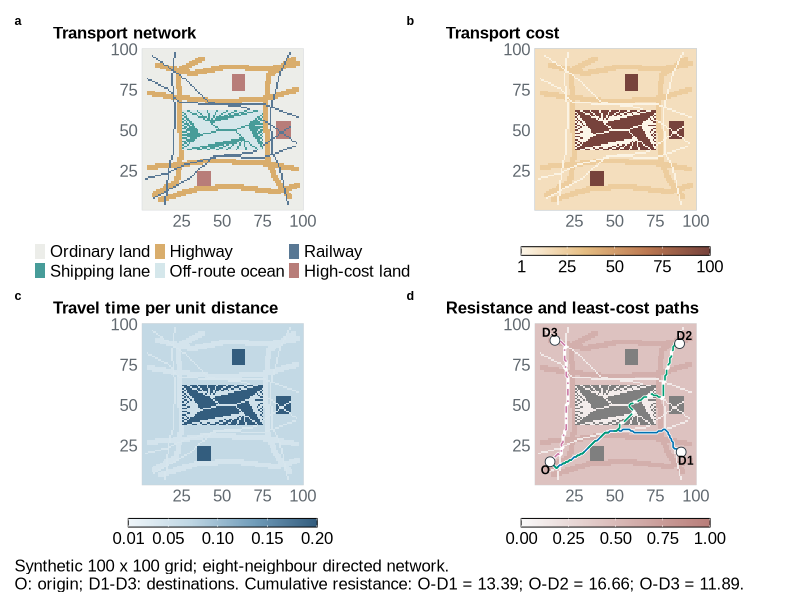

This chart was generated by the following R code:

library(igraph)
library(ggplot2)
library(patchwork)

out_dir <- "~/Desktop/Code availability/Demo"
dir.create(out_dir, showWarnings = FALSE, recursive = TRUE)

# Network setup
set.seed(20261010)
n <- 100L
cells <- expand.grid(x = seq_len(n), y = seq_len(n))
cells$id <- seq_len(nrow(cells))
id_at <- function(x, y) as.integer(x + (y - 1L) * n)

in_sea <- with(cells, x >= 26 & x <= 75 & y >= 38 & y <= 62)
cells$type <- ifelse(in_sea, "Off-route ocean", "Ordinary land")

polyline_ids <- function(waypoints) {
  selected <- integer()
  for (k in seq_len(nrow(waypoints) - 1L)) {
    a <- waypoints[k, ]
    b <- waypoints[k + 1L, ]
    ns <- max(abs(b - a)) + 1L
    xx <- round(seq(a[1], b[1], length.out = ns))
    yy <- round(seq(a[2], b[2], length.out = ns))
    valid <- xx >= 1 & xx <= n & yy >= 1 & yy <= n
    selected <- c(selected, id_at(xx[valid], yy[valid]))
  }
  unique(selected)
}

paint <- function(points, type, only_sea = FALSE, only_land = FALSE, width = 0L) {
  idx <- polyline_ids(matrix(unlist(points), ncol = 2, byrow = TRUE))
  
  if (width > 0L) {
    xy <- cells[idx, c("x", "y")]
    offsets <- expand.grid(dx = -width:width, dy = -width:width)
    idx <- unique(unlist(lapply(seq_len(nrow(offsets)), function(j) {
      x <- xy$x + offsets$dx[j]
      y <- xy$y + offsets$dy[j]
      ok <- x >= 1 & x <= n & y >= 1 & y <= n
      id_at(x[ok], y[ok])
    })))
  }
  
  if (only_sea) idx <- idx[in_sea[idx]]
  if (only_land) idx <- idx[!in_sea[idx]]
  cells$type[idx] <<- type
  invisible(idx)
}

# Transport corridors
highways <- list(
  list(c(8, 10), c(22, 18), c(25, 35), c(24, 65), c(23, 87), c(38, 94)),
  list(c(92, 9), c(83, 20), c(78, 34), c(77, 65), c(79, 84), c(94, 94)),
  list(c(5, 27), c(25, 29), c(42, 31), c(74, 30), c(96, 26)),
  list(c(5, 73), c(23, 70), c(47, 68), c(75, 69), c(96, 75)),
  list(c(12, 7), c(35, 14), c(58, 15), c(84, 12), c(97, 16)),
  list(c(10, 90), c(32, 85), c(52, 89), c(80, 88), c(97, 91))
)

for (p in highways) {
  paint(p, "Highway", only_land = TRUE, width = 1L)
}

railways <- list(
  list(c(3, 20), c(18, 24), c(25, 28), c(48, 34), c(75, 33), c(95, 40)),
  list(c(4, 82), c(17, 75), c(24, 67), c(47, 66), c(76, 66), c(97, 58)),
  list(c(15, 4), c(17, 25), c(20, 37), c(21, 63), c(19, 82), c(21, 98)),
  list(c(91, 4), c(86, 26), c(81, 37), c(80, 63), c(86, 85), c(92, 98)),
  list(c(8, 8), c(31, 21), c(45, 34), c(69, 36), c(92, 52)),
  list(c(7, 96), c(28, 81), c(42, 67), c(65, 64), c(96, 42))
)

for (p in railways) {
  paint(p, "Railway", only_land = TRUE)
}

shipping_routes <- vector("list", 20L)
shipping_cells <- vector("list", 20L)

west_y <- c(39, 41, 43, 45, 47, 49, 51, 53, 55, 57, 59, 61)
east_y <- c(60, 58, 56, 54, 52, 50, 48, 46, 44, 42, 40, 39)

for (k in 1:12) {
  p <- list(
    c(26, west_y[k]), c(37, 47), c(49, 50),
    c(58, 50), c(66, 53), c(75, east_y[k])
  )
  shipping_routes[[k]] <- p
  shipping_cells[[k]] <- paint(p, "Shipping lane", only_sea = TRUE)
}

north_x <- c(29, 35, 41, 47, 53, 59, 65, 72)
south_x <- c(72, 65, 59, 53, 47, 41, 35, 29)

for (k in 1:8) {
  p <- list(
    c(north_x[k], 62), c(43, 55), c(49, 50),
    c(58, 50), c(63, 45), c(south_x[k], 38)
  )
  shipping_routes[[12 + k]] <- p
  shipping_cells[[12 + k]] <- paint(p, "Shipping lane", only_sea = TRUE)
}

land_obstacles <- list(
  c(35, 15, 43, 24),
  c(57, 75, 64, 84),
  c(84, 45, 92, 55)
)

for (a in land_obstacles) {
  idx <- which(
    !in_sea &
      cells$x >= a[1] & cells$x <= a[3] &
      cells$y >= a[2] & cells$y <= a[4] &
      cells$type == "Ordinary land"
  )
  cells$type[idx] <- "Penalty land"
}

# Transport parameters
speed_by_type <- c(
  "Ordinary land" = 15,
  "Highway" = 22,
  "Railway" = 24,
  "Shipping lane" = 19,
  "Off-route ocean" = 5,
  "Penalty land" = 5
)

cells$speed <- unname(speed_by_type[cells$type])

cells$cost <- ifelse(cells$speed == 24, 3,
                     ifelse(cells$speed >= 20, 25,
                            ifelse(cells$speed == 5, 100,
                                   ifelse(cells$speed == 19, 1, cells$speed))))

cell_values <- cells$speed
cost_values <- cells$cost

cells$times <- 1 / cell_values
cells$resistance <- 0.5 * ((cells$times - 1/100) / (1/5 - 1/100)) +
  0.5 * ((cost_values - 1) / (25 - 1))

# Resistance and network graph
neighbor_deltas <- expand.grid(dx = -1:1, dy = -1:1)
neighbor_deltas <- subset(neighbor_deltas, dx != 0 | dy != 0)

neighbors <- do.call(rbind, lapply(seq_len(nrow(neighbor_deltas)), function(k) {
  xx <- cells$x + neighbor_deltas$dx[k]
  yy <- cells$y + neighbor_deltas$dy[k]
  keep <- xx >= 1 & xx <= n & yy >= 1 & yy <= n
  cbind(cells$id[keep], id_at(xx[keep], yy[keep]))
}))

adj_matrix <- Matrix::sparseMatrix(
  i = neighbors[, 1],
  j = neighbors[, 2],
  x = rep(1, nrow(neighbors)),
  dims = c(nrow(cells), nrow(cells))
)

distances <- rep(1, nrow(neighbors))
times <- distances / cell_values[neighbors[, 1]]
distances_cost <- rep(1, nrow(neighbors))
costs <- distances_cost * cost_values[neighbors[, 1]]

normalized_time <- (times - 1/100) / (1/5 - 1/100)
normalized_cost <- (costs - 1) / (25 - 1)
weight_result <- 0.5 * normalized_time + 0.5 * normalized_cost

adj_matrix[cbind(neighbors[, 1], neighbors[, 2])] <- weight_result
g <- graph_from_adjacency_matrix(adj_matrix, mode = "directed", weighted = TRUE)

stopifnot(
  vcount(g) == nrow(cells),
  ecount(g) == nrow(neighbors),
  max(abs(weight_result - cells$resistance[neighbors[, 1]])) < 1e-12
)

# Shortest paths
origin <- id_at(10, 15)

destinations <- c(
  D1 = id_at(91, 21),
  D2 = id_at(90, 88),
  D3 = id_at(13, 90)
)

route_colors <- c(
  D1 = "#0072B2",
  D2 = "#009E73",
  D3 = "#CC79A7"
)

route_paths <- list()
results <- list()

for (nm in names(destinations)) {
  dest <- destinations[[nm]]
  
  path_v <- shortest_paths(
    g, from = origin, to = dest,
    weights = E(g)$weight, mode = "out"
  )$vpath[[1]]
  
  path_ids <- as.integer(as_ids(path_v))
  
  calculated <- as.numeric(igraph::distances(
    g, v = origin, to = dest,
    weights = E(g)$weight, mode = "out"
  ))
  
  summed <- sum(cells$resistance[head(path_ids, -1L)])
  stopifnot(isTRUE(all.equal(calculated, summed, tolerance = 1e-9)))
  
  route_paths[[nm]] <- transform(
    cells[path_ids, c("x", "y", "type", "resistance")],
    route = nm,
    path_order = seq_along(path_ids)
  )
  
  results[[nm]] <- data.frame(
    route = nm,
    origin = origin,
    destination = dest,
    number_of_cells = length(path_ids),
    cumulative_resistance = calculated,
    manually_summed_resistance = summed,
    check_absolute_error = abs(calculated - summed),
    ocean_route_cells = sum(cells$type[path_ids] == "Shipping lane"),
    penalty_cells = sum(cells$cost[path_ids] == 100)
  )
}

result_table <- do.call(rbind, results)
path_table <- do.call(rbind, route_paths)

# Numerical checks
test_cost <- c(1, 3, 15, 25, 100)
test_cost_r <- 0.5 * ((1/19 - 1/100) / (1/5 - 1/100)) +
  0.5 * ((test_cost - 1) / (25 - 1))

test_times <- c(1/100, 1/24, 1/19, 1/15, 1/5)
test_time_r <- 0.5 * ((test_times - 1/100) / (1/5 - 1/100)) +
  0.5 * ((15 - 1) / (25 - 1))

stopifnot(
  all(diff(test_cost_r) > 0),
  all(diff(test_time_r) > 0)
)

# Data exports
write.csv(cells, file.path(out_dir, "grid_speed_cost_resistance.csv"), row.names = FALSE)
write.csv(result_table, file.path(out_dir, "route_validation.csv"), row.names = FALSE)
write.csv(path_table, file.path(out_dir, "three_shortest_paths.csv"), row.names = FALSE)

write.csv(
  data.frame(
    shipping_route = rep(seq_along(shipping_cells), lengths(shipping_cells)),
    cell_id = unlist(shipping_cells)
  ),
  file.path(out_dir, "twenty_shipping_routes.csv"),
  row.names = FALSE
)

# Figure contract: synthetic network demonstration, not empirical geography.
# Four matched maps link transport classes to cost, time and least-cost routes.
# All 10,000 cells and all three paths are retained; no display clipping.
# R-only exports: 183 x 190 mm, editable PDF/SVG and 600 dpi PNG.
# Figure panels
cells$travel_time <- 1 / cells$speed
locations <- data.frame(
  x = c(10, 91, 90, 13), y = c(15, 21, 88, 90),
  label = c("O", "D1", "D2", "D3"),
  label_x = c(7, 94, 93, 10), label_y = c(10, 16, 93, 95)
)
class_order <- c("Ordinary land", "Highway", "Railway",
                 "Shipping lane", "Off-route ocean", "Penalty land")
category_colors <- c("Ordinary land" = "#ECEDE9", "Highway" = "#D9AD6C",
                     "Railway" = "#597894", "Shipping lane" = "#479C99",
                     "Off-route ocean" = "#D5E7EB", "Penalty land" = "#B87D79")
category_labels <- c("Ordinary land", "Highway", "Railway", "Shipping lane",
                     "Off-route ocean", "High-cost land")
base_theme <- theme_minimal(base_size = 7, base_family = "Arial") +
  theme(
    panel.grid = element_blank(), axis.title = element_blank(),
    axis.text = element_text(size = 12, colour = "#616970"),
    axis.ticks = element_blank(),
    panel.border = element_rect(fill = NA, colour = "#CBD0D3", linewidth = 0.25),
    plot.title = element_text(size = 12, face = "bold", colour = "black",
                              margin = margin(b = 5)),
    plot.tag = element_text(size = 9, face = "bold"),
    legend.position = "bottom", legend.title = element_blank(),
    legend.text = element_text(size = 12),
    legend.key.size = grid::unit(2.5, "mm"),
    legend.spacing.x = grid::unit(1, "mm"),
    legend.margin = margin(t = 3),
    plot.margin = margin(5, 5, 3, 5)
  )
coord_map <- coord_fixed(xlim = c(0.5, 100.5), ylim = c(0.5, 100.5), expand = FALSE)
map_base <- function(title) {
  ggplot(cells, aes(x, y)) + coord_map +
    scale_x_continuous(breaks = c(25, 50, 75, 100)) +
    scale_y_continuous(breaks = c(25, 50, 75, 100)) +
    labs(title = title) + base_theme
}
bar_guide <- function() guide_colourbar(
  direction = "horizontal", barwidth = grid::unit(48, "mm"),
  barheight = grid::unit(2.2, "mm"),
  ticks.colour = "#FFFFFF", frame.colour = "black"
)
p_a <- map_base("Transport network") +
  geom_raster(aes(fill = factor(type, levels = class_order))) +
  scale_fill_manual(values = category_colors, breaks = class_order,
                    labels = category_labels) +
  guides(fill = guide_legend(nrow = 2, byrow = TRUE))
p_b <- map_base("Transport cost") +
  geom_raster(aes(fill = cost)) +
  scale_fill_gradientn(
    colours = c("#FCF6E9", "#E5BE83", "#BC7952", "#77433C"),
    limits = c(1, 100), breaks = c(1, 25, 50, 75, 100), guide = bar_guide()
  )
p_c <- map_base("Travel time per unit distance") +
  geom_raster(aes(fill = travel_time)) +
  scale_fill_gradientn(
    colours = c("#F0F6FA", "#BED6E3", "#719DBA", "#335D7E"),
    limits = c(0.01, 0.2), breaks = c(0.01, 0.05, 0.10, 0.15, 0.20),
    labels = c("0.01", "0.05", "0.10", "0.15", "0.20"), guide = bar_guide()
  )
# White route halos separate paths from the complete resistance field.
p_d <- map_base("Resistance and least-cost paths") +
  geom_raster(aes(fill = resistance)) +
  scale_fill_gradientn(
    colours = c("#FAFAFA", "#E4D0CE", "#CEA6A3", "#B87D79"),
    limits = c(0, 1), breaks = c(0, 0.25, 0.5, 0.75, 1),
    guide = bar_guide()
  ) +
  geom_path(data = path_table, aes(x, y, group = route),
            inherit.aes = FALSE, colour = "white", linewidth = 1.05) +
  geom_path(data = path_table, aes(x, y, colour = route, group = route,
                                 linetype = route),
            inherit.aes = FALSE, linewidth = 0.55) +
  geom_point(data = locations, aes(x, y), inherit.aes = FALSE,
             shape = 21, fill = "white", colour = "#25333D", size = 3, stroke = 0.45) +
  geom_text(data = locations, aes(label_x, label_y, label = label),
            inherit.aes = FALSE, fontface = "bold", family = "Arial", size = 3) +
  scale_colour_manual(values = route_colors, guide = "none") +
  scale_linetype_manual(values = c(D1 = "solid", D2 = "longdash", D3 = "dotdash"),
                        guide = "none")

# Equal map geometry; bottom legend space is reserved consistently in every panel.
combined_plot <- (p_a + p_b + p_c + p_d) +
  plot_layout(ncol = 2, widths = c(1, 1), heights = c(1, 1)) +
  plot_annotation(
    tag_levels = "a",
    caption = paste0(
      "Synthetic 100 x 100 grid; eight-neighbour directed network.\n",
      "O: origin; D1-D3: destinations. Cumulative resistance: ",
      paste(sprintf("O-D%s = %.2f", sub("D", "", result_table$route),
                    result_table$cumulative_resistance), collapse = "; "), "."
    ),
    theme = theme(plot.caption = element_text(size = 12, family = "Arial",
                                              colour = "black", hjust = 0,
                                              margin = margin(t = 6)))
  )

# Publication-size output with editable text in both vector formats.
width_mm <- 183
height_mm <- 190
figure_prefix <- file.path(out_dir, "Supplementary_Figure_X_4panel")
ggsave(paste0(figure_prefix, ".png"), combined_plot,
       width = width_mm, height = height_mm, units = "mm", dpi = 600, bg = "white")
grDevices::cairo_pdf(paste0(figure_prefix, ".pdf"),
                     width = width_mm / 25.4, height = height_mm / 25.4, family = "Arial")
print(combined_plot)
invisible(dev.off())
svglite::svglite(paste0(figure_prefix, ".svg"),
                 width = width_mm / 25.4, height = height_mm / 25.4)
print(combined_plot)
invisible(dev.off())
print(result_table)
